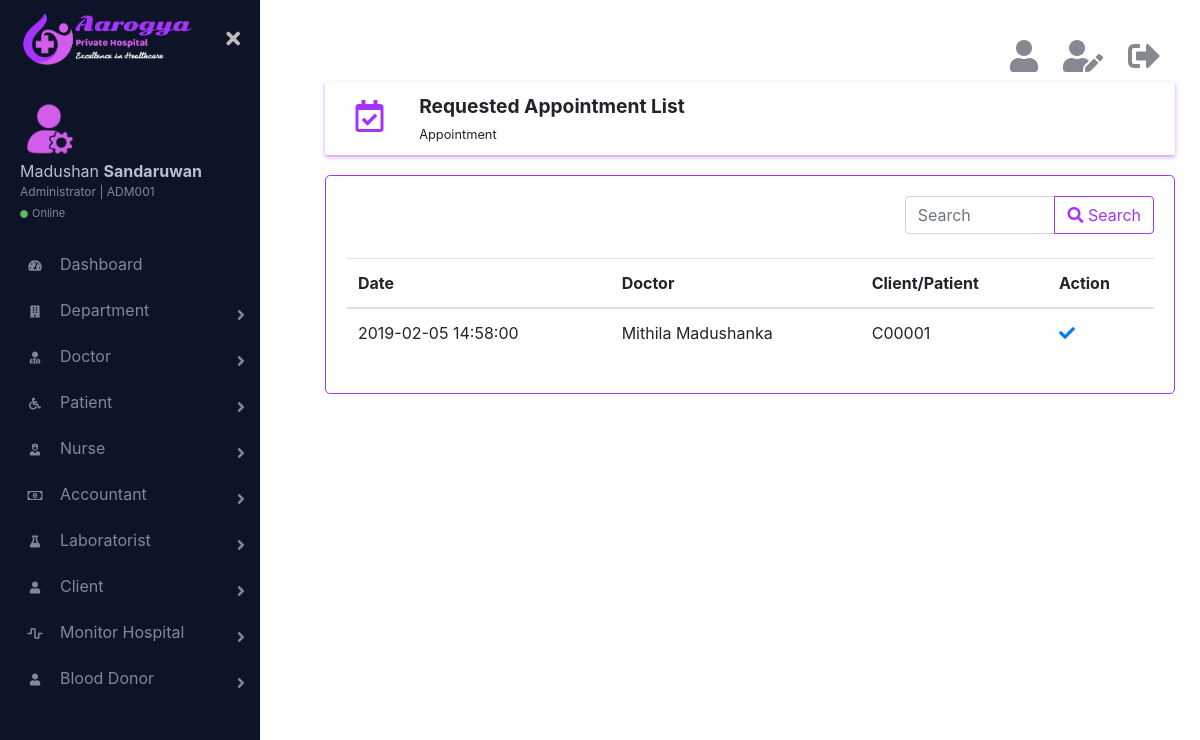
/html/requestedAppointmentList.php (signed in), run on the app's committed database.
### tables this page shows
CREATE TABLE IF NOT EXISTS `requestedappointment` (
  `id` int(11) NOT NULL AUTO_INCREMENT,
  `doctorId` char(6) NOT NULL,
  `clientId` char(6) NOT NULL,
  `date` date NOT NULL,
  `time` time NOT NULL,
  `is_deleted` int(11) NOT NULL,
  PRIMARY KEY (`id`)
);

CREATE TABLE IF NOT EXISTS `doctor` (
  `id` char(6) NOT NULL,
  `firstName` varchar(20) NOT NULL,
  `lastName` varchar(20) NOT NULL,
  `email` varchar(100) NOT NULL,
  `mobile` char(10) NOT NULL,
  `department` char(3) NOT NULL,
  `is_deleted` int(11) NOT NULL,
  PRIMARY KEY (`id`)
);

### html/requestedAppointmentList.php (the view, shortened to what this page needs)
<?php
    require_once('../connection/connection.php');
?>
<!DOCTYPE html>
<html lang="en">
    <head>
        <link rel="stylesheet" href="../css/bootstrap.min.css">
        <link href="https://cdnjs.cloudflare.com/ajax/libs/font-awesome/5.10.0-11/css/all.css" rel="stylesheet">
        <link href="../css/main.css" rel="stylesheet">
    </head>
    <body>
        <div class="page-wrapper chiller-theme toggled">
            <?php
                require_once('sidebar.php');
            ?>
            <main class="page-content">
                <div class="container">
                    <?php
                        require_once('logoutbar.php');
                    ?>
                    <div class="row topic">
                        <div class="col-md-1 topic-logo">
                            <i class="far fa-calendar-check fa-2x"></i>
                        </div>
                        <div class="col-md-11">
                            <span class="font-weight-bold"><big><?php if($_SESSION['role'] != 'client') echo "Requested"; else echo "Pending"; ?> Appointment List</big><br><small>Appointment</small></span>
                        </div>
                    </div>
                    <div class="row">
                        <div class="col-md-12 form">
                            <div class="row">
                                <div class='col-md-8'>
                                </div>
                                <div class="col-md-4">
                                    <div class="input-group">
                                        <input type="search" class="form-control" placeholder="Search">
                                        <div class="input-group-append">
                                            <button class="btn btn-outline-primary" type="button"><i class="fas fa-search"></i> Search</button>
                                        </div>
                                    </div>
                                </div>
                            </div>
                            <br>
                            <table class="table">
                              <thead>
                                <tr>
                                    <th scope="col">Date</th>
                                    <th scope="col">Doctor</th>
                                    <th scope="col">Client/Patient</th>
                                    <?php
                                        if($_SESSION['role'] != ''){
                                            echo "<th scope='col'>Action</th>";
                                        }
                                    ?>
                                </tr>
                              </thead>
                              <tbody>
                                  <?php
                                    if($_SESSION['role'] == 'doctor'){
                                        $query = "SELECT a.*,d.firstName as fn, d.lastName as ln FROM `requestedappointment` a, `doctor` d WHERE a.is_deleted = 0 AND a.doctorId = d.id AND a.doctorId = '{$_SESSION['id']}' ORDER BY `date`";
                                    } else if($_SESSION['role'] == 'client'){
                                        $query = "SELECT a.*,d.firstName as fn, d.lastName as ln FROM `requestedappointment` a, `doctor` d WHERE a.is_deleted = 0 AND a.doctorId = d.id AND a.clientId = '{$_SESSION['id']}' ORDER BY `date`";
                                    } else {
                                        $query = "SELECT a.*,d.firstName as fn, d.lastName as ln FROM `requestedappointment` a, `doctor` d WHERE a.is_deleted = 0 AND a.doctorId = d.id ORDER BY `date`";
                                    }
                                    $result_set = mysqli_query($con,$query);
                                    if (mysqli_num_rows($result_set) >= 1) {
                                        while($ap = mysqli_fetch_assoc($result_set)){
                                            echo "<tr>";
                                            echo "<td>".$ap['date']." ".$ap['time']."</td>";
                                            echo "<td>".$ap['fn']." ".$ap['ln']."</td>";
                                            echo "<td>".$ap['clientId']."</td>";
                                            echo "<td>";
                                            if($_SESSION['role'] != 'client'){
                                                echo "<a href='requestedAppointmentList.php?id1={$ap['id']}' onclick=\"return confirm('Are you sure to approve this appointment ?');\"><i class='fas fa-check mr-3' data-toggle='tooltip' title='Approve'></i></a>";
                                            }
                                            echo "</td></tr>";
                                        }
                                    } else {
                                        echo "<tr><td><h4 class='text-danger'>No records</h4></td></tr>";
                                    }
                                  ?>
                              </tbody>
                            </table>
                        </div>
                    </div>
                </div>
            </main>
        </div>
    </body>
    </html>

### css/main.css (style rules this page uses)
.page-wrapper { height: 100vh; }
@media screen and (min-width: 700px) { .page-wrapper.toggled .page-content { padding-left: 300px; } }
.page-wrapper .page-content { display: inline-block; width: 100%; padding-left: 0px; padding-top: 20px; }
.page-wrapper .page-content > div { padding: 20px 40px; }
.page-wrapper .page-content { overflow-x: hidden; }
.topic { box-shadow: 0 2px 4px rgba(165, 52, 254, 0.5); padding: 10px; }
.topic-logo { display: inline-block; text-align: center; color: rgb(165, 52, 254); margin-top: 8px; }
.form { margin-top: 20px; border: 1px solid rgb(165, 52, 254); border-radius: 5px; padding: 20px; }

### data on the page
requestedappointment: date "2019-02-05", time "14:58:00", doctorId.firstName "Mithila", doctorId.lastName "Madushanka", clientId "C00001"

### other printed values
$_SESSION['firstName'] "Madushan"
$_SESSION['lastName'] "Sandaruwan"
$_SESSION['id'] "ADM001"
